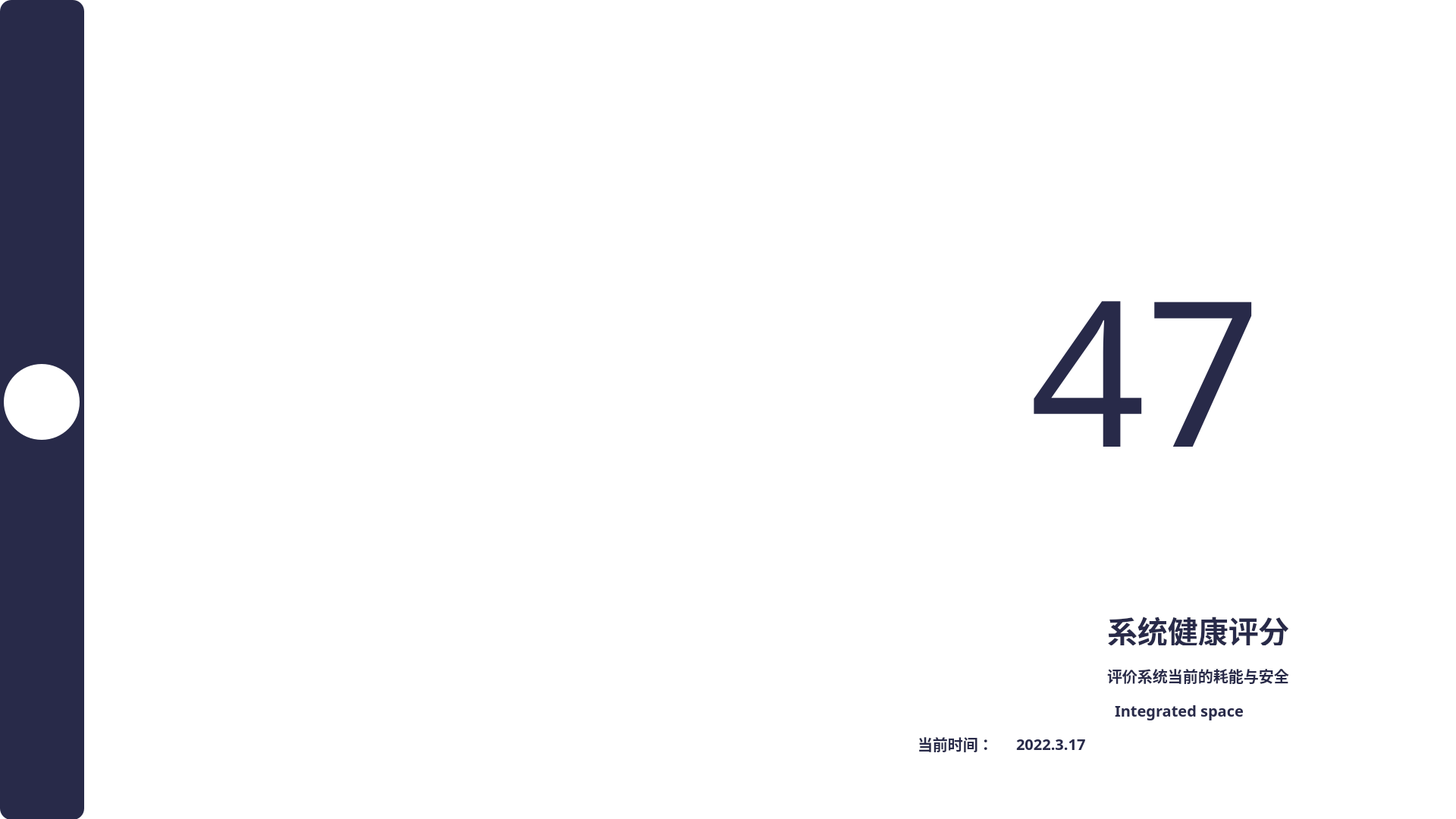
<?xml version="1.0" encoding="UTF-8"?>
<ui version="4.0">
 <class>frmMain</class>
 <widget class="QWidget" name="frmMain">
  <property name="geometry">
   <rect>
    <x>0</x>
    <y>0</y>
    <width>1920</width>
    <height>1080</height>
   </rect>
  </property>
  <property name="windowTitle">
   <string>Form</string>
  </property>
  <property name="styleSheet">
   <string notr="true">QWidget#frmMain{
	background:white;
}</string>
  </property>
  <widget class="QStackedWidget" name="Bottom">
   <property name="geometry">
    <rect>
     <x>0</x>
     <y>0</y>
     <width>1921</width>
     <height>1111</height>
    </rect>
   </property>
   <property name="currentIndex">
    <number>1</number>
   </property>
   <widget class="QWidget" name="Main">
    <widget class="QPushButton" name="SystemOptimization">
     <property name="geometry">
      <rect>
       <x>140</x>
       <y>990</y>
       <width>181</width>
       <height>51</height>
      </rect>
     </property>
     <property name="font">
      <font>
       <family>Adobe 黑体 Std R</family>
       <pointsize>15</pointsize>
      </font>
     </property>
     <property name="styleSheet">
      <string notr="true">QPushButton
{
	border-radius:8px;
	background:#FFFFFF;
}</string>
     </property>
     <property name="text">
      <string> 一 键 优 化</string>
     </property>
     <property name="icon">
      <iconset>
       <normaloff>:/C:/Users/Alumer/Desktop/SystemOp.png</normaloff>:/C:/Users/Alumer/Desktop/SystemOp.png</iconset>
     </property>
     <property name="iconSize">
      <size>
       <width>100</width>
       <height>50</height>
      </size>
     </property>
    </widget>
    <widget class="QLabel" name="label_4">
     <property name="geometry">
      <rect>
       <x>470</x>
       <y>850</y>
       <width>91</width>
       <height>91</height>
      </rect>
     </property>
     <property name="text">
      <string>TextLabel</string>
     </property>
    </widget>
    <widget class="QGroupBox" name="TempGroupBox">
     <property name="geometry">
      <rect>
       <x>1200</x>
       <y>420</y>
       <width>111</width>
       <height>451</height>
      </rect>
     </property>
     <property name="styleSheet">
      <string notr="true">QGroupBox#TempGroupBox
{
	border-radius:8px;
	background:#FFFFFF;
}</string>
     </property>
     <property name="title">
      <string/>
     </property>
     <widget class="QLabel" name="label_13">
      <property name="geometry">
       <rect>
        <x>10</x>
        <y>140</y>
        <width>91</width>
        <height>81</height>
       </rect>
      </property>
      <property name="font">
       <font>
        <pointsize>55</pointsize>
        <weight>75</weight>
        <bold>true</bold>
       </font>
      </property>
      <property name="text">
       <string>60</string>
      </property>
      <property name="alignment">
       <set>Qt::AlignCenter</set>
      </property>
     </widget>
     <widget class="QLabel" name="label_14">
      <property name="geometry">
       <rect>
        <x>10</x>
        <y>350</y>
        <width>91</width>
        <height>81</height>
       </rect>
      </property>
      <property name="font">
       <font>
        <pointsize>20</pointsize>
        <weight>75</weight>
        <bold>true</bold>
       </font>
      </property>
      <property name="text">
       <string>%</string>
      </property>
      <property name="alignment">
       <set>Qt::AlignCenter</set>
      </property>
     </widget>
     <widget class="QLabel" name="HumiP">
      <property name="geometry">
       <rect>
        <x>15</x>
        <y>20</y>
        <width>81</width>
        <height>91</height>
       </rect>
      </property>
      <property name="text">
       <string>HumiP</string>
      </property>
      <property name="alignment">
       <set>Qt::AlignCenter</set>
      </property>
     </widget>
     <widget class="QLabel" name="label_16">
      <property name="geometry">
       <rect>
        <x>10</x>
        <y>260</y>
        <width>91</width>
        <height>81</height>
       </rect>
      </property>
      <property name="font">
       <font>
        <pointsize>18</pointsize>
        <weight>75</weight>
        <bold>true</bold>
       </font>
      </property>
      <property name="text">
       <string>相 对
湿 度</string>
      </property>
      <property name="alignment">
       <set>Qt::AlignCenter</set>
      </property>
     </widget>
    </widget>
    <widget class="QLabel" name="SystemScore">
     <property name="geometry">
      <rect>
       <x>60</x>
       <y>300</y>
       <width>671</width>
       <height>481</height>
      </rect>
     </property>
     <property name="font">
      <font>
       <family>Adobe 黑体 Std R</family>
       <pointsize>420</pointsize>
      </font>
     </property>
     <property name="styleSheet">
      <string notr="true">color:#282A49</string>
     </property>
     <property name="text">
      <string>47</string>
     </property>
     <property name="alignment">
      <set>Qt::AlignCenter</set>
     </property>
    </widget>
    <widget class="QLabel" name="label">
     <property name="geometry">
      <rect>
       <x>140</x>
       <y>850</y>
       <width>261</width>
       <height>41</height>
      </rect>
     </property>
     <property name="font">
      <font>
       <family>Adobe 黑体 Std R</family>
       <pointsize>30</pointsize>
       <weight>75</weight>
       <bold>true</bold>
      </font>
     </property>
     <property name="styleSheet">
      <string>color:#282A49</string>
     </property>
     <property name="text">
      <string>系统健康评分</string>
     </property>
    </widget>
    <widget class="QGroupBox" name="HumidityGroupBox">
     <property name="geometry">
      <rect>
       <x>1460</x>
       <y>180</y>
       <width>111</width>
       <height>451</height>
      </rect>
     </property>
     <property name="styleSheet">
      <string notr="true">QGroupBox#HumidityGroupBox
{
	border-radius:8px;
	background:#FFFFFF;
}</string>
     </property>
     <property name="title">
      <string/>
     </property>
     <widget class="QLabel" name="LuxP">
      <property name="geometry">
       <rect>
        <x>15</x>
        <y>20</y>
        <width>81</width>
        <height>91</height>
       </rect>
      </property>
      <property name="text">
       <string>LuxP</string>
      </property>
      <property name="alignment">
       <set>Qt::AlignCenter</set>
      </property>
     </widget>
     <widget class="QLabel" name="label_18">
      <property name="geometry">
       <rect>
        <x>10</x>
        <y>290</y>
        <width>91</width>
        <height>81</height>
       </rect>
      </property>
      <property name="font">
       <font>
        <pointsize>18</pointsize>
        <weight>75</weight>
        <bold>true</bold>
       </font>
      </property>
      <property name="text">
       <string>亮 度</string>
      </property>
      <property name="alignment">
       <set>Qt::AlignCenter</set>
      </property>
     </widget>
     <widget class="QLabel" name="label_19">
      <property name="geometry">
       <rect>
        <x>10</x>
        <y>370</y>
        <width>91</width>
        <height>81</height>
       </rect>
      </property>
      <property name="font">
       <font>
        <pointsize>15</pointsize>
        <weight>75</weight>
        <bold>true</bold>
       </font>
      </property>
      <property name="text">
       <string>Lux</string>
      </property>
      <property name="alignment">
       <set>Qt::AlignCenter</set>
      </property>
     </widget>
     <widget class="QLabel" name="label_20">
      <property name="geometry">
       <rect>
        <x>10</x>
        <y>200</y>
        <width>91</width>
        <height>81</height>
       </rect>
      </property>
      <property name="font">
       <font>
        <pointsize>55</pointsize>
        <weight>75</weight>
        <bold>true</bold>
       </font>
      </property>
      <property name="text">
       <string>00</string>
      </property>
      <property name="alignment">
       <set>Qt::AlignCenter</set>
      </property>
     </widget>
     <widget class="QLabel" name="label_21">
      <property name="geometry">
       <rect>
        <x>10</x>
        <y>110</y>
        <width>91</width>
        <height>81</height>
       </rect>
      </property>
      <property name="font">
       <font>
        <pointsize>15</pointsize>
        <weight>75</weight>
        <bold>true</bold>
       </font>
      </property>
      <property name="text">
       <string>Lv1</string>
      </property>
      <property name="alignment">
       <set>Qt::AlignCenter</set>
      </property>
     </widget>
    </widget>
    <widget class="QGroupBox" name="Pm25GroupBox">
     <property name="geometry">
      <rect>
       <x>950</x>
       <y>120</y>
       <width>111</width>
       <height>451</height>
      </rect>
     </property>
     <property name="styleSheet">
      <string notr="true">QGroupBox#Pm25GroupBox
{
	border-radius:8px;
	background:#FFFFFF;
}</string>
     </property>
     <property name="title">
      <string/>
     </property>
     <widget class="QLabel" name="TempP">
      <property name="geometry">
       <rect>
        <x>15</x>
        <y>30</y>
        <width>81</width>
        <height>91</height>
       </rect>
      </property>
      <property name="text">
       <string>TemP</string>
      </property>
      <property name="alignment">
       <set>Qt::AlignCenter</set>
      </property>
     </widget>
     <widget class="QLabel" name="label_10">
      <property name="geometry">
       <rect>
        <x>10</x>
        <y>150</y>
        <width>91</width>
        <height>81</height>
       </rect>
      </property>
      <property name="font">
       <font>
        <pointsize>55</pointsize>
        <weight>75</weight>
        <bold>true</bold>
       </font>
      </property>
      <property name="text">
       <string>23</string>
      </property>
      <property name="alignment">
       <set>Qt::AlignCenter</set>
      </property>
     </widget>
     <widget class="QLabel" name="label_11">
      <property name="geometry">
       <rect>
        <x>10</x>
        <y>270</y>
        <width>91</width>
        <height>81</height>
       </rect>
      </property>
      <property name="font">
       <font>
        <pointsize>18</pointsize>
        <weight>75</weight>
        <bold>true</bold>
       </font>
      </property>
      <property name="text">
       <string>室 内
温 度</string>
      </property>
      <property name="alignment">
       <set>Qt::AlignCenter</set>
      </property>
     </widget>
     <widget class="QLabel" name="label_12">
      <property name="geometry">
       <rect>
        <x>10</x>
        <y>360</y>
        <width>91</width>
        <height>81</height>
       </rect>
      </property>
      <property name="font">
       <font>
        <pointsize>20</pointsize>
        <weight>75</weight>
        <bold>true</bold>
       </font>
      </property>
      <property name="text">
       <string>°C</string>
      </property>
      <property name="alignment">
       <set>Qt::AlignCenter</set>
      </property>
     </widget>
    </widget>
    <widget class="QPushButton" name="HouseIntelligence">
     <property name="geometry">
      <rect>
       <x>430</x>
       <y>990</y>
       <width>181</width>
       <height>51</height>
      </rect>
     </property>
     <property name="font">
      <font>
       <family>Adobe 黑体 Std R</family>
       <pointsize>15</pointsize>
      </font>
     </property>
     <property name="styleSheet">
      <string notr="true">QPushButton#HouseIntelligence
{
	border-radius:8px;
	background:#FFFFFF
}</string>
     </property>
     <property name="text">
      <string> 全 屋 智 能</string>
     </property>
     <property name="icon">
      <iconset>
       <normaloff>:/C:/Users/Alumer/Desktop/AI (2).png</normaloff>:/C:/Users/Alumer/Desktop/AI (2).png</iconset>
     </property>
     <property name="iconSize">
      <size>
       <width>50</width>
       <height>50</height>
      </size>
     </property>
    </widget>
    <widget class="QGroupBox" name="LuxGroupBox">
     <property name="geometry">
      <rect>
       <x>1710</x>
       <y>390</y>
       <width>111</width>
       <height>451</height>
      </rect>
     </property>
     <property name="styleSheet">
      <string notr="true">QGroupBox#LuxGroupBox
{
	border-radius:8px;
	background:#FFFFFF;
}</string>
     </property>
     <property name="title">
      <string/>
     </property>
     <widget class="QLabel" name="Pm25P">
      <property name="geometry">
       <rect>
        <x>15</x>
        <y>30</y>
        <width>81</width>
        <height>91</height>
       </rect>
      </property>
      <property name="text">
       <string>Pm2.5P</string>
      </property>
      <property name="alignment">
       <set>Qt::AlignCenter</set>
      </property>
     </widget>
     <widget class="QLabel" name="label_23">
      <property name="geometry">
       <rect>
        <x>10</x>
        <y>270</y>
        <width>91</width>
        <height>81</height>
       </rect>
      </property>
      <property name="font">
       <font>
        <pointsize>18</pointsize>
        <weight>75</weight>
        <bold>true</bold>
       </font>
      </property>
      <property name="text">
       <string>颗 粒
浓 度</string>
      </property>
      <property name="alignment">
       <set>Qt::AlignCenter</set>
      </property>
     </widget>
     <widget class="QLabel" name="label_24">
      <property name="geometry">
       <rect>
        <x>10</x>
        <y>360</y>
        <width>91</width>
        <height>81</height>
       </rect>
      </property>
      <property name="font">
       <font>
        <pointsize>20</pointsize>
        <weight>75</weight>
        <bold>true</bold>
       </font>
      </property>
      <property name="text">
       <string>%</string>
      </property>
      <property name="alignment">
       <set>Qt::AlignCenter</set>
      </property>
     </widget>
     <widget class="QLabel" name="label_25">
      <property name="geometry">
       <rect>
        <x>10</x>
        <y>150</y>
        <width>91</width>
        <height>81</height>
       </rect>
      </property>
      <property name="font">
       <font>
        <pointsize>55</pointsize>
        <weight>75</weight>
        <bold>true</bold>
       </font>
      </property>
      <property name="text">
       <string>24</string>
      </property>
      <property name="alignment">
       <set>Qt::AlignCenter</set>
      </property>
     </widget>
    </widget>
    <widget class="QLabel" name="label_2">
     <property name="geometry">
      <rect>
       <x>140</x>
       <y>910</y>
       <width>271</width>
       <height>41</height>
      </rect>
     </property>
     <property name="font">
      <font>
       <family>Adobe 黑体 Std R</family>
       <pointsize>15</pointsize>
       <weight>75</weight>
       <bold>true</bold>
      </font>
     </property>
     <property name="styleSheet">
      <string notr="true">color:#282A49</string>
     </property>
     <property name="text">
      <string>评价系统当前的耗能与安全</string>
     </property>
    </widget>
    <widget class="QGroupBox" name="WhiteGroupBox">
     <property name="geometry">
      <rect>
       <x>950</x>
       <y>610</y>
       <width>111</width>
       <height>51</height>
      </rect>
     </property>
     <property name="styleSheet">
      <string notr="true">QGroupBox#WhiteGroupBox
{
	border-radius:8px;
	background:#FFFFFF;
}</string>
     </property>
     <property name="title">
      <string/>
     </property>
    </widget>
    <widget class="QGroupBox" name="WhiteGroupBox2">
     <property name="geometry">
      <rect>
       <x>1200</x>
       <y>330</y>
       <width>111</width>
       <height>51</height>
      </rect>
     </property>
     <property name="styleSheet">
      <string notr="true">QGroupBox#WhiteGroupBox2
{
	border-radius:8px;
	background:#FFFFFF;
}</string>
     </property>
     <property name="title">
      <string/>
     </property>
    </widget>
    <widget class="QGroupBox" name="WhiteGroupBox3">
     <property name="geometry">
      <rect>
       <x>1460</x>
       <y>670</y>
       <width>111</width>
       <height>51</height>
      </rect>
     </property>
     <property name="styleSheet">
      <string notr="true">QGroupBox#WhiteGroupBox3
{
	border-radius:8px;
	background:#FFFFFF;
}</string>
     </property>
     <property name="title">
      <string/>
     </property>
    </widget>
    <widget class="QGroupBox" name="WhiteGroupBox4">
     <property name="geometry">
      <rect>
       <x>1710</x>
       <y>300</y>
       <width>111</width>
       <height>51</height>
      </rect>
     </property>
     <property name="styleSheet">
      <string notr="true">QGroupBox#WhiteGroupBox4
{
	border-radius:8px;
	background:#FFFFFF;
}</string>
     </property>
     <property name="title">
      <string/>
     </property>
    </widget>
   </widget>
   <widget class="QWidget" name="ControlPage">
    <widget class="QGroupBox" name="group">
     <property name="geometry">
      <rect>
       <x>1130</x>
       <y>160</y>
       <width>741</width>
       <height>851</height>
      </rect>
     </property>
     <property name="styleSheet">
      <string notr="true">border:none</string>
     </property>
     <property name="title">
      <string/>
     </property>
     <widget class="QLabel" name="label_8">
      <property name="geometry">
       <rect>
        <x>80</x>
        <y>800</y>
        <width>121</width>
        <height>41</height>
       </rect>
      </property>
      <property name="font">
       <font>
        <family>Adobe 黑体 Std R</family>
        <pointsize>15</pointsize>
        <weight>75</weight>
        <bold>true</bold>
       </font>
      </property>
      <property name="styleSheet">
       <string notr="true">color:#282A49</string>
      </property>
      <property name="text">
       <string>当前时间：</string>
      </property>
     </widget>
     <widget class="QLabel" name="label_7">
      <property name="geometry">
       <rect>
        <x>340</x>
        <y>770</y>
        <width>271</width>
        <height>41</height>
       </rect>
      </property>
      <property name="font">
       <font>
        <family>Adobe 黑体 Std R</family>
        <pointsize>15</pointsize>
        <weight>75</weight>
        <bold>true</bold>
       </font>
      </property>
      <property name="styleSheet">
       <string notr="true">color:#282A49</string>
      </property>
      <property name="text">
       <string>Integrated space
</string>
      </property>
     </widget>
     <widget class="QLabel" name="label_6">
      <property name="geometry">
       <rect>
        <x>330</x>
        <y>650</y>
        <width>261</width>
        <height>41</height>
       </rect>
      </property>
      <property name="font">
       <font>
        <family>Adobe 黑体 Std R</family>
        <pointsize>30</pointsize>
        <weight>75</weight>
        <bold>true</bold>
       </font>
      </property>
      <property name="styleSheet">
       <string>color:#282A49</string>
      </property>
      <property name="text">
       <string>系统健康评分</string>
      </property>
     </widget>
     <widget class="QLabel" name="label_5">
      <property name="geometry">
       <rect>
        <x>330</x>
        <y>710</y>
        <width>271</width>
        <height>41</height>
       </rect>
      </property>
      <property name="font">
       <font>
        <family>Adobe 黑体 Std R</family>
        <pointsize>15</pointsize>
        <weight>75</weight>
        <bold>true</bold>
       </font>
      </property>
      <property name="styleSheet">
       <string notr="true">color:#282A49</string>
      </property>
      <property name="text">
       <string>评价系统当前的耗能与安全</string>
      </property>
     </widget>
     <widget class="QLabel" name="label_9">
      <property name="geometry">
       <rect>
        <x>210</x>
        <y>800</y>
        <width>121</width>
        <height>41</height>
       </rect>
      </property>
      <property name="font">
       <font>
        <family>Adobe 黑体 Std R</family>
        <pointsize>15</pointsize>
        <weight>75</weight>
        <bold>true</bold>
       </font>
      </property>
      <property name="styleSheet">
       <string notr="true">color:#282A49</string>
      </property>
      <property name="text">
       <string>2022.3.17</string>
      </property>
     </widget>
     <widget class="QLabel" name="SystemScore_ControlPage">
      <property name="geometry">
       <rect>
        <x>0</x>
        <y>20</y>
        <width>761</width>
        <height>611</height>
       </rect>
      </property>
      <property name="font">
       <font>
        <family>Adobe 黑体 Std R</family>
        <pointsize>500</pointsize>
       </font>
      </property>
      <property name="styleSheet">
       <string notr="true">color:#282A49</string>
      </property>
      <property name="text">
       <string>47</string>
      </property>
      <property name="alignment">
       <set>Qt::AlignCenter</set>
      </property>
     </widget>
    </widget>
    <widget class="QGroupBox" name="groupBox">
     <property name="geometry">
      <rect>
       <x>0</x>
       <y>0</y>
       <width>111</width>
       <height>1081</height>
      </rect>
     </property>
     <property name="styleSheet">
      <string notr="true">QGroupBox#groupBox{
	border:none;
	background-color:#282A49;
	border-radius:15px;
}</string>
     </property>
     <property name="title">
      <string/>
     </property>
     <widget class="QPushButton" name="GoMain">
      <property name="geometry">
       <rect>
        <x>5</x>
        <y>480</y>
        <width>100</width>
        <height>100</height>
       </rect>
      </property>
      <property name="styleSheet">
       <string notr="true">max-width:100px;
 max-height:100px;
 min-width:100px;
 min-height:100px;
border-radius:50px;
background-color: white;
 border-style: solid;</string>
      </property>
      <property name="text">
       <string/>
      </property>
      <property name="icon">
       <iconset resource="../other/main.qrc">
        <normaloff>:/new/Main/Main/Home.png</normaloff>:/new/Main/Main/Home.png</iconset>
      </property>
      <property name="iconSize">
       <size>
        <width>70</width>
        <height>70</height>
       </size>
      </property>
     </widget>
    </widget>
    <widget class="QGroupBox" name="ButtonBox">
     <property name="geometry">
      <rect>
       <x>250</x>
       <y>30</y>
       <width>731</width>
       <height>1031</height>
      </rect>
     </property>
     <property name="contextMenuPolicy">
      <enum>Qt::PreventContextMenu</enum>
     </property>
     <property name="styleSheet">
      <string notr="true">QGroupBox#ButtonBox{
	border:none;
}</string>
     </property>
     <property name="title">
      <string/>
     </property>
     <widget class="QPushButton" name="DoorSystem">
      <property name="geometry">
       <rect>
        <x>430</x>
        <y>50</y>
        <width>251</width>
        <height>153</height>
       </rect>
      </property>
      <property name="font">
       <font>
        <family>Adobe 黑体 Std R</family>
        <pointsize>15</pointsize>
       </font>
      </property>
      <property name="styleSheet">
       <string notr="true">QPushButton
{
	border-radius:15px;
	background:#FFFFFF;
}</string>
      </property>
      <property name="text">
       <string/>
      </property>
      <property name="icon">
       <iconset resource="../other/main.qrc">
        <normaloff>:/new/Main/Main/DoorPage.png</normaloff>:/new/Main/Main/DoorPage.png</iconset>
      </property>
      <property name="iconSize">
       <size>
        <width>90</width>
        <height>90</height>
       </size>
      </property>
     </widget>
     <widget class="QPushButton" name="LightSystem">
      <property name="geometry">
       <rect>
        <x>430</x>
        <y>320</y>
        <width>251</width>
        <height>153</height>
       </rect>
      </property>
      <property name="font">
       <font>
        <family>Adobe 黑体 Std R</family>
        <pointsize>15</pointsize>
       </font>
      </property>
      <property name="styleSheet">
       <string notr="true">QPushButton
{
	border-radius:15px;
	background:#FFFFFF;
}</string>
      </property>
      <property name="text">
       <string/>
      </property>
      <property name="icon">
       <iconset resource="../other/main.qrc">
        <normaloff>:/new/Main/Main/LightPage.png</normaloff>:/new/Main/Main/LightPage.png</iconset>
      </property>
      <property name="iconSize">
       <size>
        <width>100</width>
        <height>100</height>
       </size>
      </property>
     </widget>
     <widget class="QPushButton" name="AIControlPage">
      <property name="geometry">
       <rect>
        <x>60</x>
        <y>840</y>
        <width>621</width>
        <height>131</height>
       </rect>
      </property>
      <property name="font">
       <font>
        <family>Adobe 黑体 Std R</family>
        <pointsize>15</pointsize>
       </font>
      </property>
      <property name="styleSheet">
       <string notr="true">QPushButton
{
	border-radius:15px;
	background:#FFFFFF;
}</string>
      </property>
      <property name="text">
       <string/>
      </property>
      <property name="icon">
       <iconset resource="../other/main.qrc">
        <normaloff>:/new/Led/Led/AI_ON.png</normaloff>:/new/Led/Led/AI_ON.png</iconset>
      </property>
      <property name="iconSize">
       <size>
        <width>90</width>
        <height>100</height>
       </size>
      </property>
     </widget>
     <widget class="QPushButton" name="AirSystem">
      <property name="geometry">
       <rect>
        <x>60</x>
        <y>590</y>
        <width>251</width>
        <height>153</height>
       </rect>
      </property>
      <property name="font">
       <font>
        <family>Adobe 黑体 Std R</family>
        <pointsize>15</pointsize>
       </font>
      </property>
      <property name="styleSheet">
       <string notr="true">QPushButton
{
	border-radius:15px;
	background:#FFFFFF;
}</string>
      </property>
      <property name="text">
       <string/>
      </property>
      <property name="icon">
       <iconset resource="../other/main.qrc">
        <normaloff>:/new/Main/Main/AirPage.png</normaloff>:/new/Main/Main/AirPage.png</iconset>
      </property>
      <property name="iconSize">
       <size>
        <width>100</width>
        <height>100</height>
       </size>
      </property>
     </widget>
     <widget class="QPushButton" name="WindowSystem">
      <property name="geometry">
       <rect>
        <x>430</x>
        <y>590</y>
        <width>251</width>
        <height>153</height>
       </rect>
      </property>
      <property name="font">
       <font>
        <family>Adobe 黑体 Std R</family>
        <pointsize>15</pointsize>
       </font>
      </property>
      <property name="styleSheet">
       <string notr="true">QPushButton
{
	border-radius:15px;
	background:#FFFFFF;
}</string>
      </property>
      <property name="text">
       <string/>
      </property>
      <property name="icon">
       <iconset resource="../other/main.qrc">
        <normaloff>:/new/Window/Window/Close.png</normaloff>:/new/Window/Window/Close.png</iconset>
      </property>
      <property name="iconSize">
       <size>
        <width>100</width>
        <height>100</height>
       </size>
      </property>
     </widget>
     <widget class="QPushButton" name="WindSystem">
      <property name="geometry">
       <rect>
        <x>60</x>
        <y>320</y>
        <width>251</width>
        <height>153</height>
       </rect>
      </property>
      <property name="font">
       <font>
        <family>Adobe 黑体 Std R</family>
        <pointsize>15</pointsize>
       </font>
      </property>
      <property name="styleSheet">
       <string notr="true">QPushButton
{
	border-radius:15px;
	background:#FFFFFF;
}</string>
      </property>
      <property name="text">
       <string/>
      </property>
      <property name="icon">
       <iconset resource="../other/main.qrc">
        <normaloff>:/new/Wind/Wind/High_OFF.png</normaloff>:/new/Wind/Wind/High_OFF.png</iconset>
      </property>
      <property name="iconSize">
       <size>
        <width>80</width>
        <height>100</height>
       </size>
      </property>
     </widget>
     <widget class="QPushButton" name="CurtainSystem">
      <property name="geometry">
       <rect>
        <x>60</x>
        <y>50</y>
        <width>251</width>
        <height>153</height>
       </rect>
      </property>
      <property name="font">
       <font>
        <family>Adobe 黑体 Std R</family>
        <pointsize>15</pointsize>
       </font>
      </property>
      <property name="styleSheet">
       <string notr="true">QPushButton
{
	border-radius:15px;
	background:#FFFFFF;
}</string>
      </property>
      <property name="text">
       <string/>
      </property>
      <property name="icon">
       <iconset resource="../other/main.qrc">
        <normaloff>:/new/Main/Main/CurtainsPage.png</normaloff>:/new/Main/Main/CurtainsPage.png</iconset>
      </property>
      <property name="iconSize">
       <size>
        <width>80</width>
        <height>80</height>
       </size>
      </property>
     </widget>
    </widget>
   </widget>
  </widget>
 </widget>
 <resources>
  <include location="../other/main.qrc"/>
 </resources>
 <connections/>
</ui>
